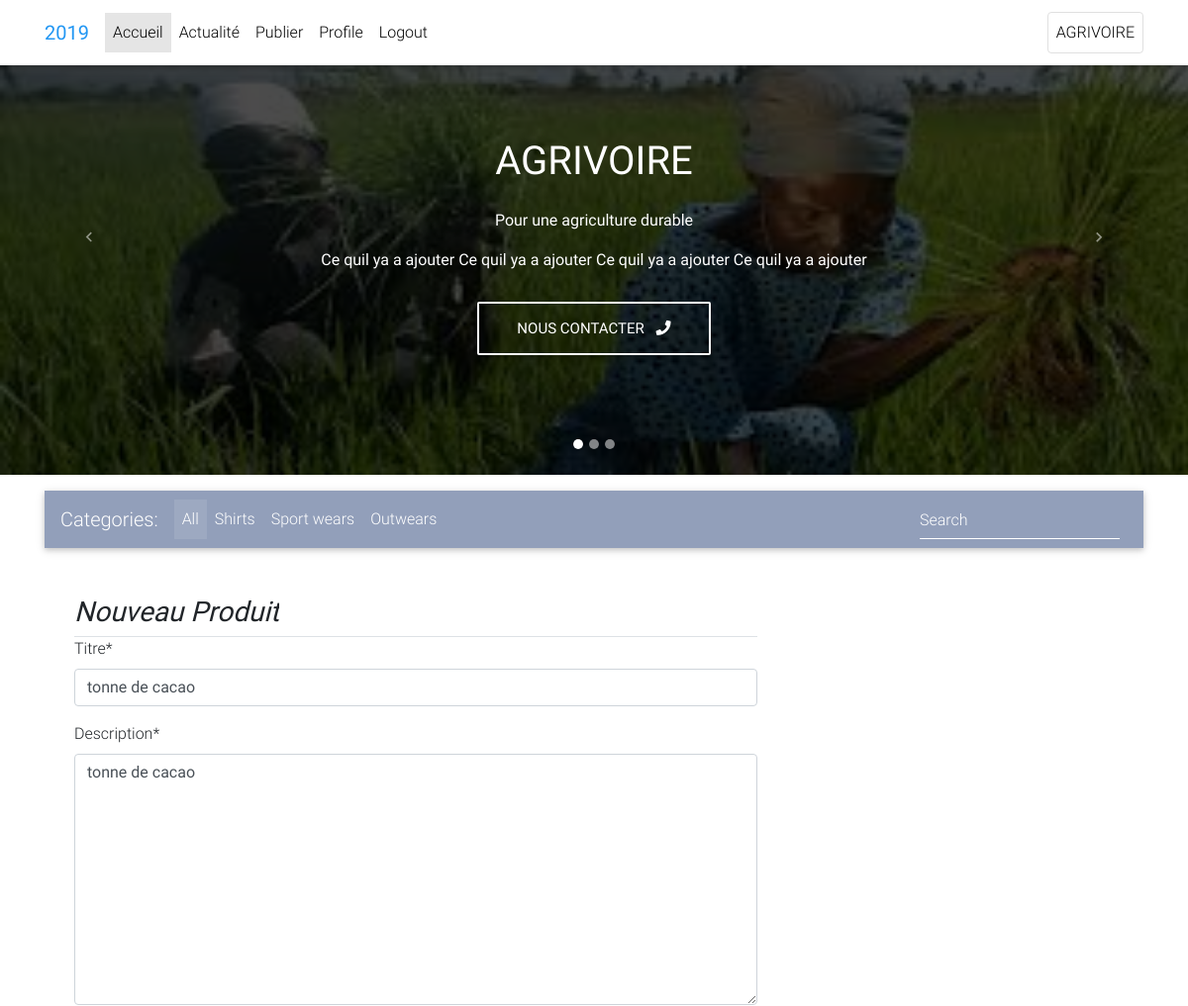
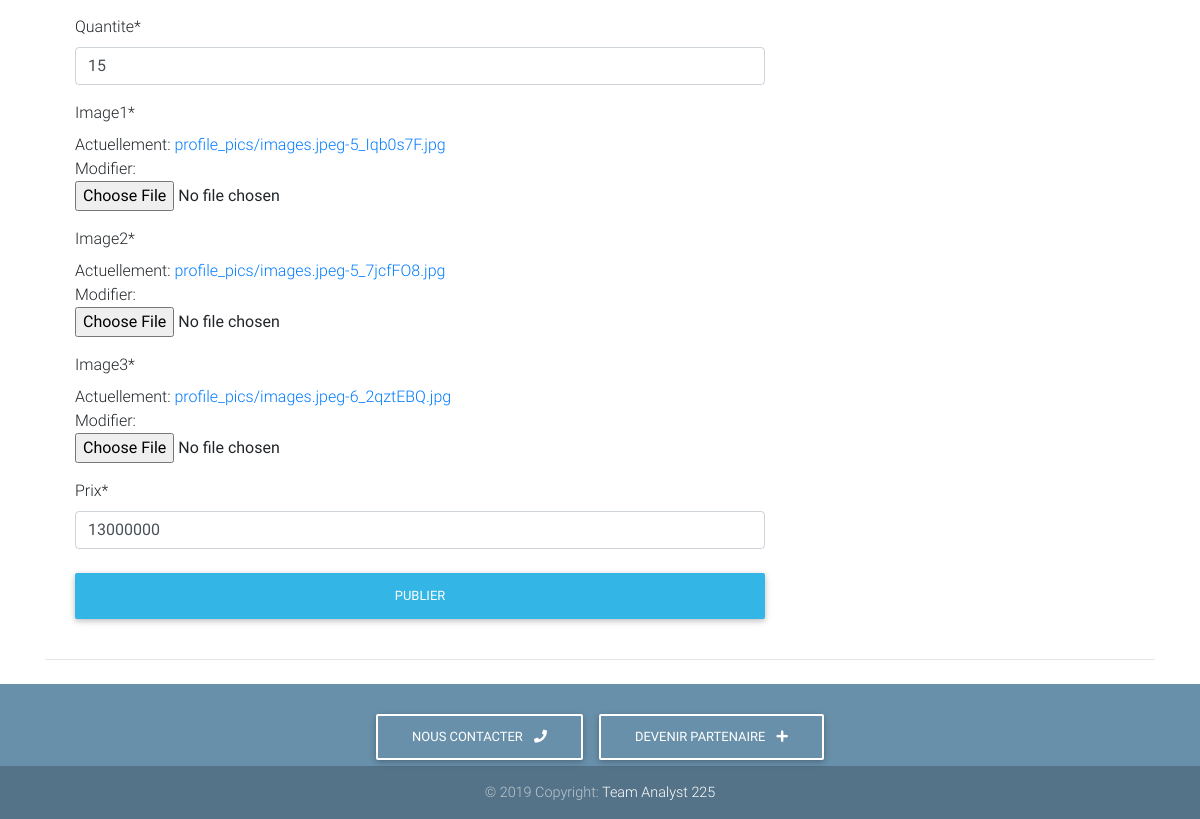
The app's page /produit/2/update/ (signed in) with its own data (2 pictures, top to bottom).
### users/models.py (models this page shows, shortened)
class Produit(models.Model):
    titre = models.CharField(max_length=20) #Titre du produit
    image1 = models.ImageField(default='default.png',upload_to='profile_pics')
    image2 = models.ImageField(default='default.png',upload_to='profile_pics')
    image3 = models.ImageField(default='default.png',upload_to='profile_pics')
    description = models.TextField() # Description
    quantite = models.IntegerField() # Quantite de produit a vendre
    date_post = models.DateTimeField(default=timezone.now) # date de publication
    auteur = models.ForeignKey(User, on_delete=models.CASCADE) # info sur lauteur
    prix = models.IntegerField() # Prix du produit

### users/views.py (the view, shortened to what this page needs)
# urls.py: path('produit/<int:pk>/update/',ProduitUpdateView.as_view(), name='produit-update'),
class ProduitUpdateView( LoginRequiredMixin,UserPassesTestMixin, UpdateView): # modifier produit
    model = Produit
    fields =  [ 'titre','description','quantite','image1','image2','image3', 'prix']
    def test_func(self):
        produit = self.get_object()
        if self.request.user == produit.auteur :
            return True
        return False

### users/templates/users/produit_form.html (shortened to what this page needs)
{% extends "users/base.html" %}
{% load crispy_forms_tags %}
{%block content %}
<main>
        <div class="container">
          <nav class="navbar navbar-expand-lg navbar-dark mdb-color lighten-3 mt-3 mb-5">
            <span class="navbar-brand">Categories:</span>
            <div class="collapse navbar-collapse" id="basicExampleNav">
              <ul class="navbar-nav mr-auto">
                <li class="nav-item active">
                  <a class="nav-link" href="#">All
                  </a>
                </li>
                <li class="nav-item">
                  <a class="nav-link" href="#">Shirts</a>
                </li>
                <li class="nav-item">
                  <a class="nav-link" href="#">Sport wears</a>
                </li>
                <li class="nav-item">
                  <a class="nav-link" href="#">Outwears</a>
                </li>
              </ul>
              <form class="form-inline">
                <div class="md-form my-0">
                  <input class="form-control mr-sm-2" type="text" placeholder="Search" aria-label="Search">
                </div>
              </form>
            </div>
          </nav>
    <div class="container">
            <div class="container">
                    <div class="row m-y-2">
                        <div class="col-lg-8 push-lg-4">
                            <ul class="nav nav-tabs">
                                <li class="nav-item">
                                  <h3> <i><b>Nouveau Produit</b></i></h3>
                                </li>
                            </ul>
                                <div class="tab-pane" id="edit">
                                    <form class="" action="#!" method="POST" enctype="multipart/form-data">
                                                        {{ form | crispy }}
                                                <button class="btn btn-info my-4 btn-block" type="submit">Publier</button>
                                            </form>
                                </div>
                            </div>
                        </div>
                    </div>
                </div>
                <hr>
    </div>
{% endblock content %}

### users/templates/users/base.html (style rules this page uses)
html, body, header, .carousel { height: 60vh; }

### records on screen
Produit: titre "tonne de cacao", description "tonne de cacao", quantite "15", prix "13000000"
